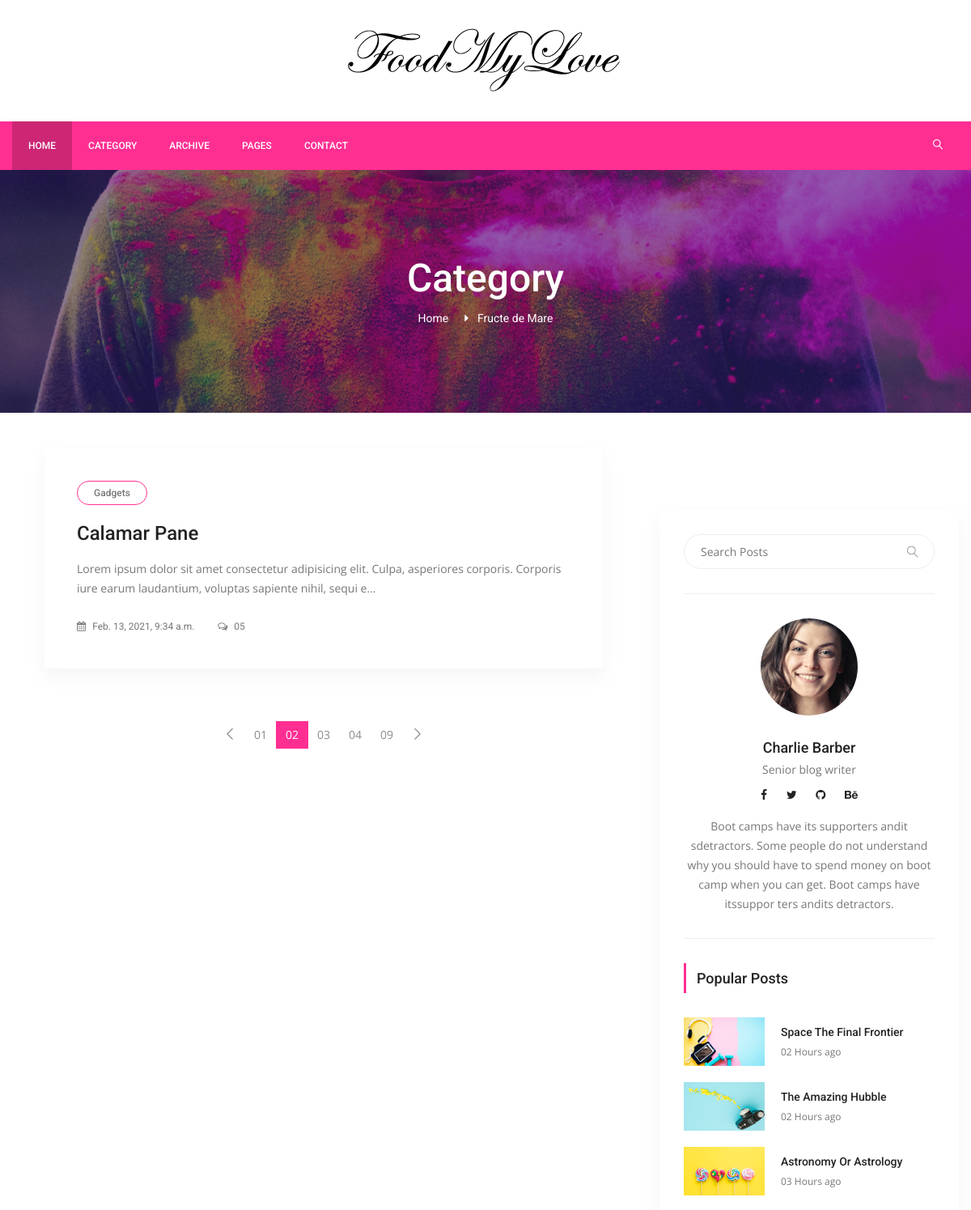
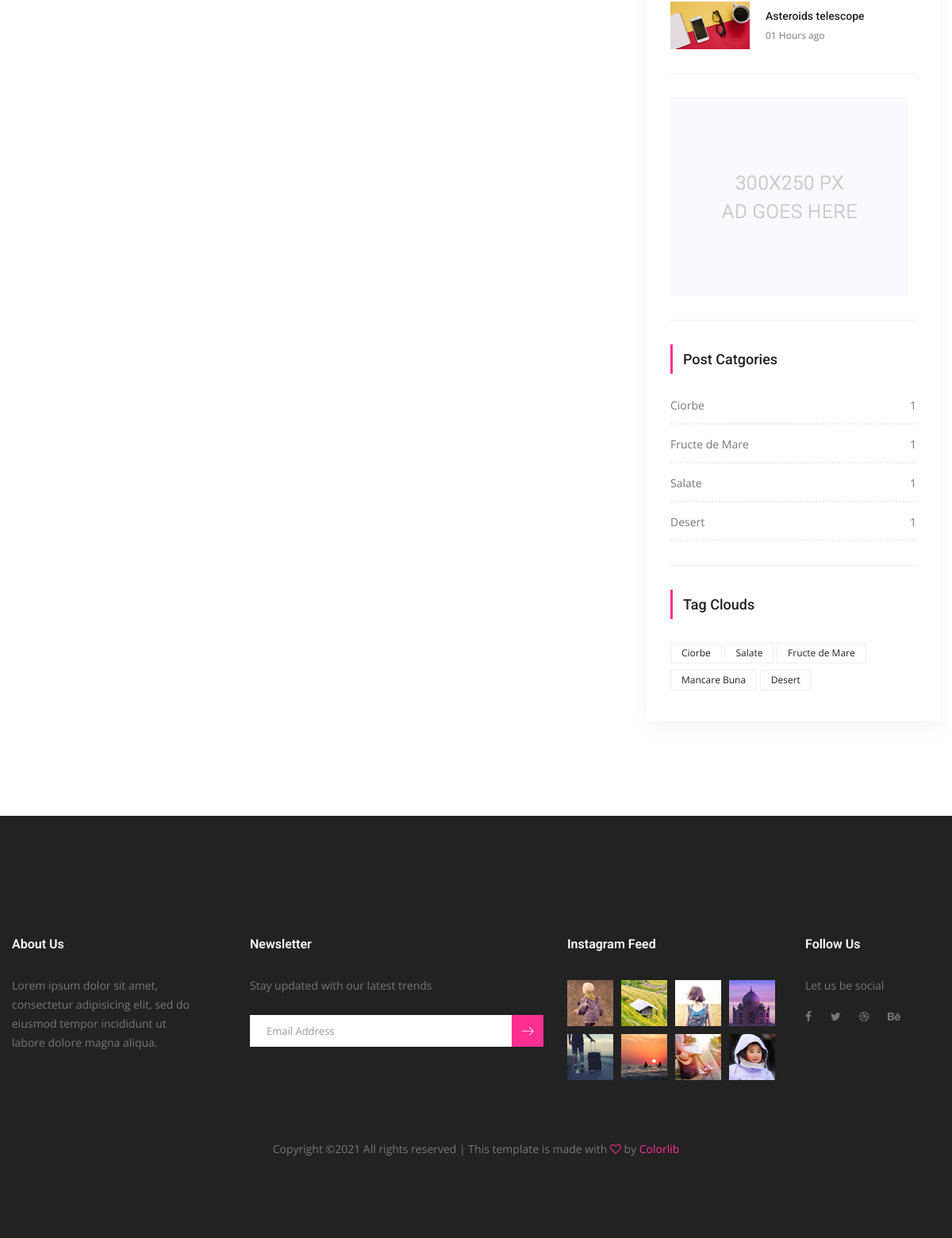
The page /category/2/fructe-de-mare on the database its author committed (2 pictures, top to bottom).
### posts/models.py (models this page shows, shortened)
class Category(models.Model):
    title = models.CharField(max_length=150)
    slug = models.SlugField(editable=False)
    def post_count(self):
        return self.posts.all().count()

class Post(models.Model):
    title = models.CharField(max_length=150)
    content = models.TextField()
    publishing_date = models.DateTimeField(auto_now=True)
    image = models.ImageField(blank=True, null=True, upload_to='uploads/')
    user = models.ForeignKey(settings.AUTH_USER_MODEL,
                             on_delete=models.CASCADE)
    slug = models.SlugField(default='slug', editable=False)
    category = models.ForeignKey(Category,
                                 on_delete=models.CASCADE,
                                 default=1,
                                 related_name='posts')
    tag = models.ManyToManyField(Tag, related_name='posts', blank=True)
    slider_post = models.BooleanField(default=False)

class Tag(models.Model):
    title = models.CharField(max_length=50)
    slug = models.SlugField(editable=False)
    def __str__(self):
        return self.title

### posts/views.py (the view)
class CategoryDetail(ListView):
    model = Post
    template_name = 'categories/category_detail.html'
    context_object_name = 'posts'
    def get_queryset(self):
        self.category = get_object_or_404(Category, pk=self.kwargs['pk'])
        return Post.objects.filter(category=self.category).order_by('-id')
    def get_context_data(self, **kwargs):
        context = super(CategoryDetail, self).get_context_data(**kwargs)
        self.category = get_object_or_404(Category, pk=self.kwargs['pk'])
        context['category'] = self.category
        return context

### posts/templatetags/custom_tags.py (called while the page is built)
@register.simple_tag(name='categories')
def all_categories():
    return Category.objects.all()

@register.simple_tag(name='tags')
def all_tags():
    return Tag.objects.all()

### templates/categories/category_detail.html (shortened to what this page needs)
{% extends 'base.html' %}
{% load static %}
{% block content %}
        <section class="banner_area">
            <div class="banner_inner d-flex align-items-center">
            	<div class="overlay bg-parallax" data-stellar-ratio="0.9" data-stellar-vertical-offset="0" data-background=""></div>
				<div class="container">
					<div class="banner_content text-center">
						<h2>Category</h2>
						<div class="page_link">
							<a href="{% url 'index' %}">Home</a>
							<a href="#">{{ category.title }}</a>
						</div>
					</div>
				</div>
            </div>
        </section>
        <section class="blog_area p_120">
            <div class="container">
                <div class="row">
                    <div class="col-lg-8">
                        <div class="blog_left_sidebar">
                            {% for post in posts %}
                            <article class="blog_style1">
                            	<div class="blog_img">
                            	</div>
                            	<div class="blog_text">
									<div class="blog_text_inner">
										<a class="cat" href="#">Gadgets</a>
										<a href="#"><h4>{{ post.title }}</h4></a>
										<p>{{ post.content | truncatechars:150 }}</p>
										<div class="date">
											<a href="#"><i class="fa fa-calendar" aria-hidden="true"></i> {{ post.publishing_date }}</a>
											<a href="#"><i class="fa fa-comments-o" aria-hidden="true"></i> 05</a>
										</div>
									</div>
                            	</div>
                            </article>
                            {% endfor %}
                            <nav class="blog-pagination justify-content-center d-flex">
		                        <ul class="pagination">
		                            <li class="page-item">
		                                <a href="#" class="page-link" aria-label="Previous">
		                                    <span aria-hidden="true">
		                                        <span class="lnr lnr-chevron-left"></span>
		                                    </span>
		                                </a>
		                            </li>
		                            <li class="page-item"><a href="#" class="page-link">01</a></li>
		                            <li class="page-item active"><a href="#" class="page-link">02</a></li>
		                            <li class="page-item"><a href="#" class="page-link">03</a></li>
		                            <li class="page-item"><a href="#" class="page-link">04</a></li>
		                            <li class="page-item"><a href="#" class="page-link">09</a></li>
		                            <li class="page-item">
		                                <a href="#" class="page-link" aria-label="Next">
		                                    <span aria-hidden="true">
		                                        <span class="lnr lnr-chevron-right"></span>
		                                    </span>
		                                </a>
		                            </li>
		                        </ul>
		                    </nav>
                        </div>
                    </div>
                    {% include 'right_side.html' %}
                </div>
            </div>
        </section>
        {% endblock %}

### templates/right_side.html
{% load static %}
{% load custom_tags %}
 <div class="col-lg-4">
    <div class="blog_right_sidebar">
        <aside class="single_sidebar_widget search_widget">
            <div class="input-group">
                <input type="text" class="form-control" placeholder="Search Posts">
                <span class="input-group-btn">
                    <button class="btn btn-default" type="button"><i class="lnr lnr-magnifier"></i></button>
                </span>
            </div>
            <div class="br"></div>
        </aside>
        <aside class="single_sidebar_widget author_widget">
            <img class="author_img rounded-circle" src="{% static "img/blog/author.png" %}" alt="">
            <h4>Charlie Barber</h4>
            <p>Senior blog writer</p>
            <div class="social_icon">
                <a href="#"><i class="fa fa-facebook"></i></a>
                <a href="#"><i class="fa fa-twitter"></i></a>
                <a href="#"><i class="fa fa-github"></i></a>
                <a href="#"><i class="fa fa-behance"></i></a>
            </div>
            <p>Boot camps have its supporters andit sdetractors. Some people do not understand why you should have to spend money on boot camp when you can get. Boot camps have itssuppor ters andits detractors.</p>
            <div class="br"></div>
        </aside>
        <aside class="single_sidebar_widget popular_post_widget">
            <h3 class="widget_title">Popular Posts</h3>
            <div class="media post_item">
                <img src="{% static "img/blog/popular-post/post1.jpg" %}" alt="post">
                <div class="media-body">
                    <a href="blog-details.html"><h3>Space The Final Frontier</h3></a>
                    <p>02 Hours ago</p>
                </div>
            </div>
            <div class="media post_item">
                <img src="{% static "img/blog/popular-post/post2.jpg" %}" alt="post">
                <div class="media-body">
                    <a href="blog-details.html"><h3>The Amazing Hubble</h3></a>
                    <p>02 Hours ago</p>
                </div>
            </div>
            <div class="media post_item">
                <img src="{% static "img/blog/popular-post/post3.jpg" %}" alt="post">
                <div class="media-body">
                    <a href="blog-details.html"><h3>Astronomy Or Astrology</h3></a>
                    <p>03 Hours ago</p>
                </div>
            </div>
            <div class="media post_item">
                <img src="{% static "img/blog/popular-post/post4.jpg" %}" alt="post">
                <div class="media-body">
                    <a href="blog-details.html"><h3>Asteroids telescope</h3></a>
                    <p>01 Hours ago</p>
                </div>
            </div>
            <div class="br"></div>
        </aside>
        <aside class="single_sidebar_widget">
            <a href="#"><img class="img-fluid" src="{% static "img/blog/add.jpg" %}" alt=""></a>
            <div class="br"></div>
        </aside>
        <aside class="single_sidebar_widget post_category_widget">
            <h4 class="widget_title">Post Catgories</h4>
            <ul class="list cat-list">
                {% categories as categories %}
                {% for category in categories %}
                <li>
                    <a href="{% url 'category_detail' pk=category.id slug=category.slug %}" class="d-flex justify-content-between">
                        <p>{{ category.title }}</p>
                        <p>{{ category.post_count }}</p>
                    </a>
                </li>
                {% endfor %}
            </ul>
            <div class="br"></div>
        </aside>
        <aside class="single-sidebar-widget tag_cloud_widget">
            <h4 class="widget_title">Tag Clouds</h4>
            <ul class="list">
                {% tags as labels %}
                {% for label in labels %}
                <li><a href="{% url 'tag_detail' label.slug %}">{{ label }}</a></li>
                {% endfor %}
            </ul>
        </aside>
    </div>
</div>

### rows shown on the page
Category: title "Fructe de Mare", post_count "1"
Post: title "Calamar Pane", content "Lorem ipsum dolor sit amet consectetur adipisicing elit. Culpa, asperiores corporis. Corporis iure earum laudantium, voluptas sapiente nihil, sequi e…", publishing_date "Feb. 13, 2021, 9:34 a.m."
Category: title "Ciorbe", post_count "1"
Category: title "Salate", post_count "1"
Category: title "Desert", post_count "1"
Tag: title "Ciorbe"
Tag: title "Salate"
Tag: title "Fructe de Mare"
Tag: title "Mancare Buna"
Tag: title "Desert"
